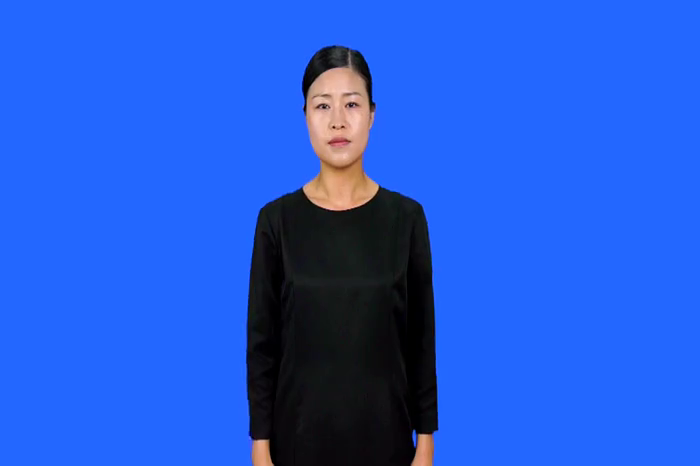
#> input picture frame 11 of videos/13_H_1.mp4, 700 x 466 px
$ python generate_yolo_dataset_from_videos.py
#> lines starting #> are read from the running program, lines starting #| are printed output that depends on the picture
### app/sign_detector.py
# app/sign_detector.py
import torch
import cv2
import numpy as np
import os

# 🔁 YOLO 모델을 로드할지 말지 토글
USE_YOLO_MODEL = False  # 나중에 True로 바꾸기만 하면 됨!

model_path = 'yolov5/runs/train/exp4/weights/best.pt'

if USE_YOLO_MODEL and os.path.exists(model_path):
    model = torch.hub.load('ultralytics/yolov5', 'custom', path=model_path, force_reload=True)
else:
    print("⚠️ YOLO 모델 비활성화됨 (또는 모델 파일 없음)")
    model = None

# 숫자 index → 자모 매핑 테이블
index_to_char = {
    0: 'ㄱ', 1: 'ㄴ', 2: 'ㄷ', 3: 'ㄹ', 4: 'ㅁ',
    5: 'ㅂ', 6: 'ㅅ', 7: 'ㅇ', 8: 'ㅈ', 9: 'ㅊ',
    10: 'ㅋ', 11: 'ㅌ', 12: 'ㅍ', 13: 'ㅎ',
    14: 'ㅏ', 15: 'ㅑ', 16: 'ㅓ', 17: 'ㅕ', 18: 'ㅗ',
    19: 'ㅛ', 20: 'ㅜ', 21: 'ㅠ', 22: 'ㅡ', 23: 'ㅣ',
    24: 'ㅐ', 25: 'ㅔ', 26: 'ㅒ', 27: 'ㅖ',
    28: 'ㅚ', 29: 'ㅟ', 30: 'ㅢ',
}

def run_yolo_prediction(frame):
    """
    YOLOv5를 사용해 손을 탐지하고, 바운딩박스 좌표와 자모를 반환합니다.
    """
    if model is None:
        print("⚠️ YOLO 모델이 로드되지 않았습니다. 예측을 생략합니다.")
        return None

    try:
        img = cv2.cvtColor(frame, cv2.COLOR_BGR2RGB)
        img = cv2.resize(img, (640, 640))

        results = model(img)
        preds = results.xyxy[0]
        class_names = results.names

        if preds is None or len(preds) == 0:
            print("👋 손이 인식되지 않았습니다.")
            return None

        x1, y1, x2, y2 = preds[0][:4].cpu().numpy().astype(int)
        class_id = int(preds[0][5].item())
        class_name = class_names[class_id]  # 예: '0-1_G'

        # 하이픈 앞 숫자 추출
        try:
            index = int(class_name.split('-')[0])
            predicted_char = index_to_char.get(index, '?')
        except:
            predicted_char = '?'

        print(f"🎯 YOLO 예측: {class_name} → '{predicted_char}'")
        return x1, y1, x2, y2, predicted_char

    except Exception as e:
        print(f"❌ 예외 발생: {e}")
        return None

### tools/generate_yolo_dataset_from_videos.py
# tools/generate_yolo_dataset_from_videos.py
import cv2
import random
import sys
import os

# 프로젝트 루트 경로를 import 경로에 추가
sys.path.insert(0, os.path.abspath(os.path.join(os.path.dirname(__file__), '..')))
from app.sign_detector import run_yolo_prediction

# 경로 설정
VIDEO_DIR = 'videos'

# 클래스 리스트 생성 (파일명 기준)
class_list = sorted([
    os.path.splitext(file)[0]
    for file in os.listdir(VIDEO_DIR)
    if file.endswith('.mp4')
])
class_to_index = {name: idx for idx, name in enumerate(class_list)}

print("💡 비디오 → YOLO 데이터셋 생성 시작 (자동 8:2 train/val)...")
print(f"클래스 매핑: {class_to_index}")

# 영상 반복 처리
for video_file in os.listdir(VIDEO_DIR):
    if not video_file.endswith('.mp4'):
        continue

    label_candidate = os.path.splitext(video_file)[0]
    if label_candidate not in class_to_index:
        print(f"⚠ '{video_file}' → 라벨 매핑 없음, 스킵")
        continue

    label_index = class_to_index[label_candidate]
    cap = cv2.VideoCapture(os.path.join(VIDEO_DIR, video_file))

    frame_count = 0
    saved_frame_count = 0

    try:
        while True:
            ret, frame = cap.read()
#> frame is the input picture: shape (466, 700, 3); mean B, G, R 215.6, 91, 36.6
            if not ret:
                break

            # YOLO 입력에 맞게 크기 조정
            frame = cv2.resize(frame, (640, 640))
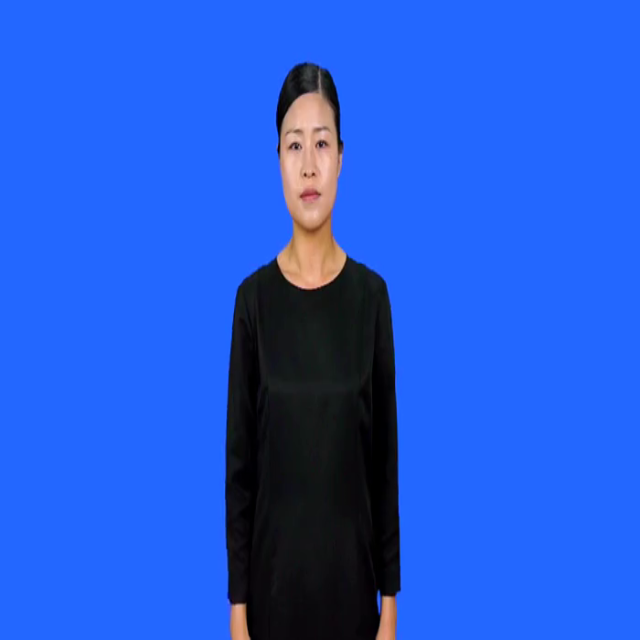
#> frame: shape (640, 640, 3); mean B, G, R 215.6, 91, 36.6

            # YOLOv5로 손 탐지
            bbox = run_yolo_prediction(frame)
            if bbox is None:
                print(f"⚠ 손 미탐지: {video_file} - frame {frame_count}")
                frame_count += 1
                continue

            h, w, _ = frame.shape
            x1, y1, x2, y2 = bbox

            # YOLO 형식으로 변환 (정규화)
            x_center = (x1 + x2) / 2 / w
            y_center = (y1 + y2) / 2 / h
            width = (x2 - x1) / w
            height = (y2 - y1) / h

            # 랜덤 80% → train, 20% → val
            if random.random() < 0.8:
                image_subdir = 'datasets/images/train'
                label_subdir = 'datasets/labels/train'
            else:
                image_subdir = 'datasets/images/val'
                label_subdir = 'datasets/labels/val'

            os.makedirs(image_subdir, exist_ok=True)
            os.makedirs(label_subdir, exist_ok=True)

            image_filename = f"{label_candidate}_{frame_count}.jpg"
            label_filename = f"{label_candidate}_{frame_count}.txt"

            cv2.imwrite(os.path.join(image_subdir, image_filename), frame)
            with open(os.path.join(label_subdir, label_filename), 'w') as f_label:
                f_label.write(f"{label_index} {x_center} {y_center} {width} {height}\n")

            frame_count += 1
            saved_frame_count += 1

    except KeyboardInterrupt:
        print("\n🛑 사용자에 의해 중단됨. 현재까지 저장된 데이터 유지")

    cap.release()
    print(f"✅ {video_file} 처리 완료 ({saved_frame_count} 프레임 저장됨)")

print("🎉 전체 비디오 → YOLO 데이터셋 변환 (train/val 자동 분리) 완료")

$ run again, starting later in the video
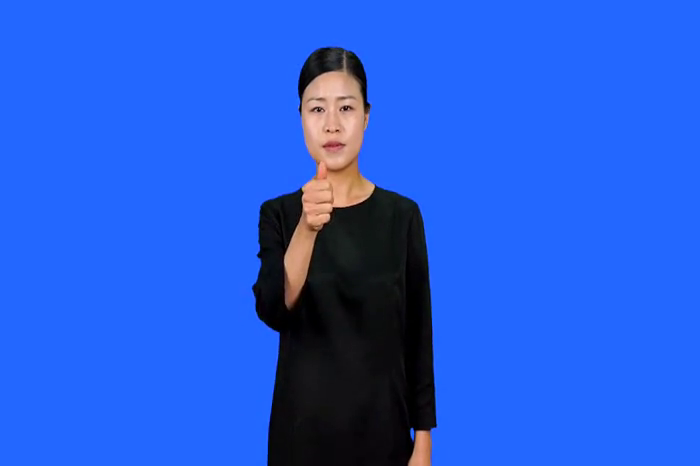
#> input picture frame 52 of videos/13_H_1.mp4, 700 x 466 px
#> frame is the input picture: shape (466, 700, 3); mean B, G, R 219.3, 92.6, 37.5
#> `frame = cv2.resize(frame, (640, 640))`:
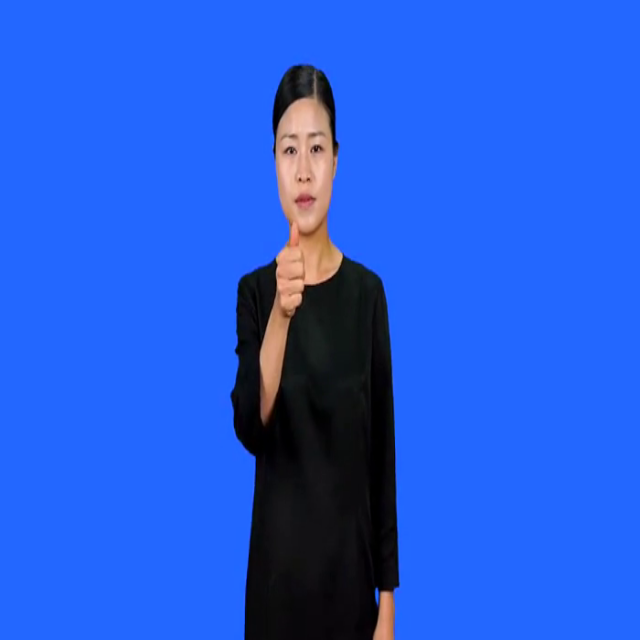
#> frame: shape (640, 640, 3); mean B, G, R 219.3, 92.6, 37.4

$ run again, starting later in the video
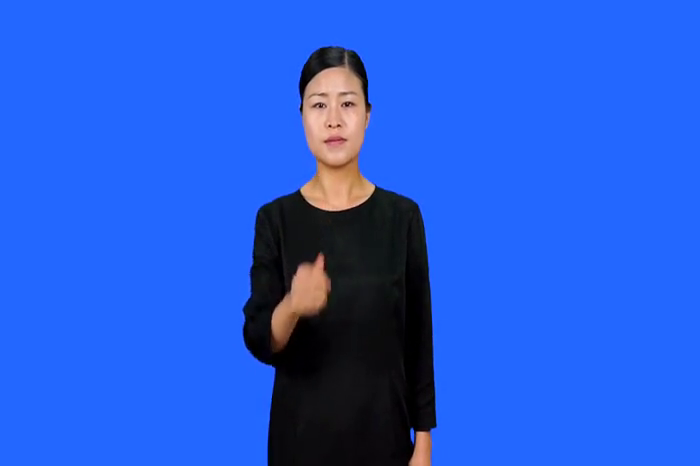
#> input picture frame 93 of videos/13_H_1.mp4, 700 x 466 px
#> frame is the input picture: shape (466, 700, 3); mean B, G, R 218.1, 92.3, 37.7
#> `frame = cv2.resize(frame, (640, 640))`:
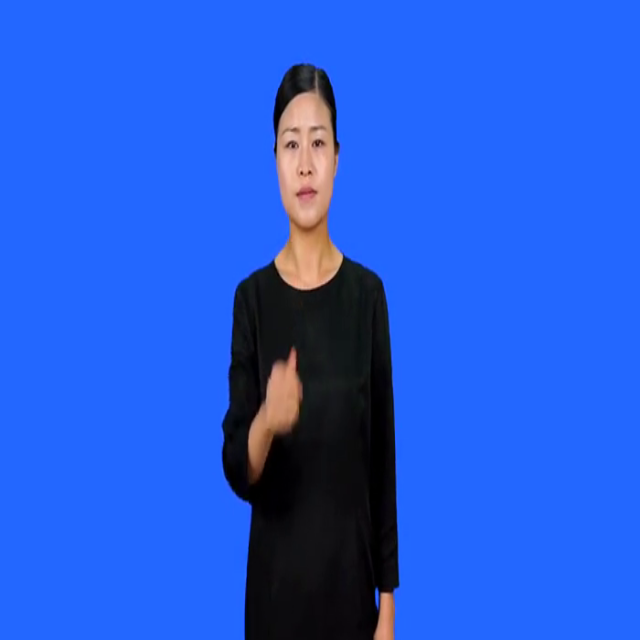
#> frame: shape (640, 640, 3); mean B, G, R 218.1, 92.2, 37.7
